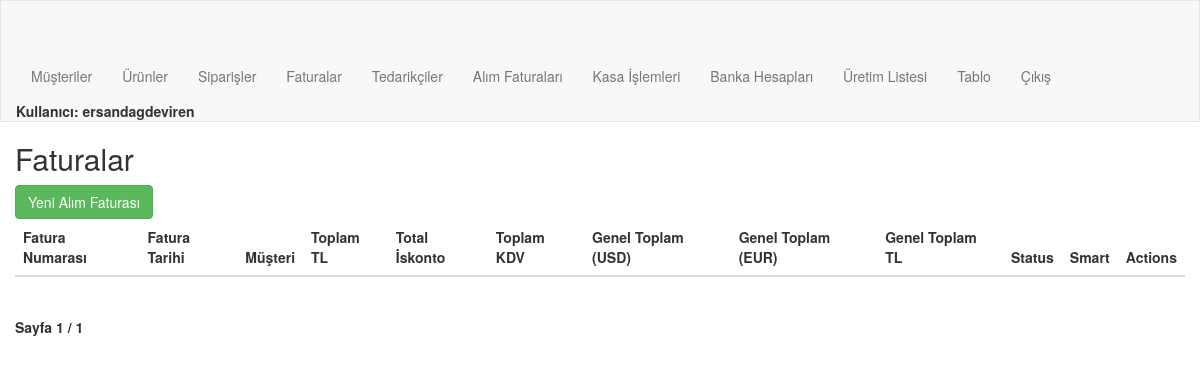
Page /order/invoices/ (signed in) on the earlier database version.
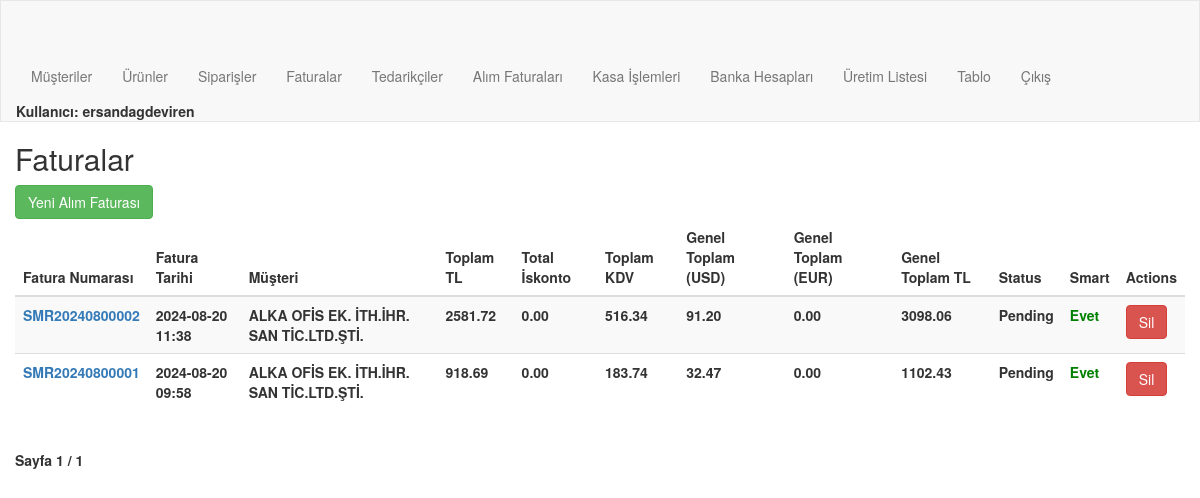
Same page on the later database version.
### order/models.py (models this page shows, shortened)
class Invoice(models.Model):
    invoice_number = models.CharField(max_length=20, unique=True, blank=True)
    order = models.OneToOneField(Order, on_delete=models.CASCADE, related_name="invoice")
    invoice_date = models.DateTimeField(auto_now_add=True)
    billing_address = models.CharField(max_length=250, blank=True)
    total_amount = models.DecimalField(max_digits=10, decimal_places=2, blank=True, default=0)
    total_discount = models.DecimalField(max_digits=10, decimal_places=2, blank=True, default=0)
    tax_amount = models.DecimalField(max_digits=10, decimal_places=2, blank=True, default=0)
    grand_total = models.DecimalField(max_digits=10, decimal_places=2, blank=True, default=0)
    grand_total_USD = models.DecimalField(max_digits=10, decimal_places=2, blank=True, default=0)
    grand_total_EUR = models.DecimalField(max_digits=10, decimal_places=2, blank=True, default=0)
    status = models.CharField(max_length=50, default='Pending')
    published = models.BooleanField(default=False)

class Order(models.Model):
    order_number = models.CharField(max_length=20, unique=True, blank=True)
    customer = models.ForeignKey(Customer, on_delete=models.PROTECT, related_name="customer_orders")
    date = models.DateTimeField(auto_now_add=True)
    user = models.ForeignKey(User, on_delete=models.CASCADE, related_name="user_orders")
    is_billed = models.BooleanField(default=False)

class Customer(models.Model):
    user = models.ForeignKey(User, on_delete=models.CASCADE, related_name="user_customers",blank=True,null=True)
    customerCode = models.CharField(max_length=50)
    companyName = models.CharField(max_length=50)
    taxOffice = models.CharField(max_length=50)
    tax_number = models.CharField(max_length=50, blank=True)
    name = models.CharField(max_length=50, blank=True)
    middleName = models.CharField(max_length=50, blank=True)
    surname = models.CharField(max_length=50, blank=True)
    city = models.CharField(max_length=50)
    district = models.CharField(max_length=50)
    adress = models.CharField(max_length=250, blank=True)
    shipping_adress=models.CharField(max_length=250, blank=True)
    country = models.CharField(max_length=50, blank=True, default="Türkiye")
    email = models.EmailField(blank=True)
    telephone = models.CharField(max_length=11, blank=True)
    customerType = models.CharField(max_length=50, blank=True)
    contactPerson = models.CharField(max_length=50, blank=True)
    E_invoice=models.BooleanField(default=True)
    def __str__(self):
        return self.companyName

### order/views.py (the view, shortened to what this page needs)
# urls.py: path('invoices/', views.invoice_list, name='invoice_list'),
@login_required
@user_passes_test(is_admin)
def invoice_list(request):
    invoices = Invoice.objects.all().order_by('-invoice_date')
    paginator = Paginator(invoices, 50)  # Show 20 invoices per page
    page_number = request.GET.get('page')
    page_obj = paginator.get_page(page_number)
    return render(request, 'order/invoice_list.html', {'page_obj': page_obj})

### order/views.py (called while the page is built)
def is_admin(user):
    return user.is_authenticated and user.is_staff

### order/Templates/order/invoice_list.html (shortened to what this page needs)
{% extends "order/navbar.html" %}
{% block content %}
    <h2>Faturalar</h2>
    <a href="{% url 'order:loc_supplier_list' %}" class="btn btn-success mb-2">Yeni Alım Faturası</a>
    <table class="table table-striped">
        <thead>
            <tr>
                <th>Fatura Numarası</th>
                <th>Fatura Tarihi</th>
                <th>Müşteri</th>
                <th>Toplam TL</th>
                <th>Total İskonto</th>
                <th>Toplam KDV</th>
                <th>Genel Toplam (USD)</th>
                <th>Genel Toplam (EUR)</th>
                <th>Genel Toplam TL</th>
                <th>Status</th>
                <th>Smart</th>
                <th>Actions</th>
            </tr>
        </thead>
        <tbody>
            {% for invoice in page_obj %}
                <tr>
                    <td><a href="{% url 'order:invoice_detail' invoice.invoice_number %}">{{ invoice.invoice_number }}</a></td>
                    <td>{{ invoice.invoice_date|date:"Y-m-d H:i" }}</td>
                    <td>{{ invoice.order.customer }}</td>
                    <td>{{ invoice.total_amount }}</td>
                    <td>{{ invoice.total_discount }}</td>
                    <td>{{ invoice.tax_amount }}</td>
                    <td>{{ invoice.grand_total_USD }}</td>
                    <td>{{ invoice.grand_total_EUR }}</td>
                    <td><b>{{ invoice.grand_total }}</b></td>
                    <td>{{ invoice.status }}</td>
                    {% if invoice.published %}
                        <td style="color:green;">Evet</td>
                    {% else %}
                        <td>Hayır</td>
                    {% endif %}
                    <td>
                        <form method="POST" onsubmit="return confirmDelete();">
                            <button type="submit" name="delete_invoice" class="btn btn-danger">Sil</button>
                        </form>
                    </td>
                </tr>
            {% endfor %}
        </tbody>
    </table>
    <div class="pagination">
        <span class="step-links">
            <span class="current">
                Sayfa {{ page_obj.number }} / {{ page_obj.paginator.num_pages }}
            </span>
        </span>
    </div>
{% endblock %}

### order/Templates/order/navbar.html (shortened to what this page needs)
<!DOCTYPE html>
{% load static %}
<html lang="en">
<head>
    <link rel="stylesheet" href="https://maxcdn.bootstrapcdn.com/bootstrap/3.3.7/css/bootstrap.min.css">
</head>
<body>
    <nav class="navbar navbar-default">
        <div class="container-custom">
            <div class="navbar-header">
                <a class="navbar-brand brand-font" href="{% url 'order:main' %}">
                </a>
            </div>
            <ul class="nav navbar-nav navbar-right">
                {% if user.is_authenticated %}
                    {% if user.is_staff %}
                        <li><a href="{% url 'order:customer_listed' %}">Müşteriler</a></li>
                        <li><a href="{% url 'order:search' %}">Ürünler</a></li>
                        <li><a href="{% url 'order:order_list' %}">Siparişler</a></li>
                        <li><a href="{% url 'order:invoice_list' %}">Faturalar</a></li>
                        <li><a href="{% url 'order:supplier_listed' %}">Tedarikçiler</a></li>
                        <li><a href="{% url 'order:buying_invoice_list' %}">Alım Faturaları</a></li>
                        <li><a href="{% url 'order:payment_receipt_list' %}">Kasa İşlemleri</a></li>
                        <li><a href="{% url 'order:accounts_list' %}">Banka Hesapları</a></li>
                        <li><a href="{% url 'order:make_production' %}">Üretim Listesi</a></li>
                        <li><a href="{% url 'order:comparison' %}">Tablo</a></li>
                    {% else %}
                        <li><a href="{% url 'order:user_order_list' %}">Siparişlerim</a></li>
                        <li><a href="{% url 'order:user_invoice_list' %}">Faturalarım</a></li>
                        <li><a href="{% url 'order:user_financial' %}">Cari Ekstrem</a></li>
                    {% endif %}
                    <li><a href="{% url 'users:logout' %}">Çıkış</a></li>
                    {% if not user.is_staff %}
                        <li><a href="{% url 'order:customer_update_request' user.pk %}"> <b>Merhaba {{user.username}}</b></a></li>
                    {% else %}
                        <li> <b>Kullanıcı: {{user.username}}</li>
                    {% endif %}
                {% else %}
                    <li><a href="{% url 'users:login' %}">Giriş</a></li>
                    <li><a href="">Üye Ol</a></li>
                {% endif %}
            </ul>
        </div>
    </nav>
    <div class="container-custom">
        {% block content %}
        {% endblock %}
    </div>
</body>
</html>

### order/Templates/order/navbar.html (style rules this page uses)
.container-custom { padding-left: 15px; padding-right: 15px; }
.navbar-default { margin: 0; border-radius: 0; }

Differences in the rows shown:
added Invoice: invoice_number "SMR20240800002", invoice_date "2024-08-20 11:38", order.customer "ALKA OFİS EK. İTH.İHR. SAN TİC.LTD.ŞTİ.", total_amount "2581.72", total_discount "0.00", tax_amount "516.34", grand_total_USD "91.20", grand_total_EUR "0.00", grand_total "3098.06", status "Pending", published "Evet"
added Invoice: invoice_number "SMR20240800001", invoice_date "2024-08-20 09:58", order.customer "ALKA OFİS EK. İTH.İHR. SAN TİC.LTD.ŞTİ.", total_amount "918.69", total_discount "0.00", tax_amount "183.74", grand_total_USD "32.47", grand_total_EUR "0.00", grand_total "1102.43", status "Pending", published "Evet"
